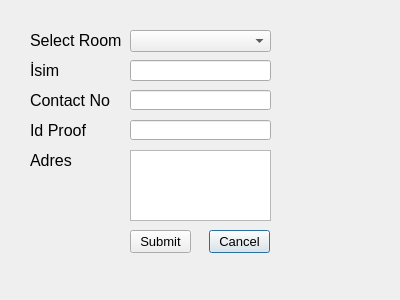
<?xml version="1.0" encoding="UTF-8"?>
<ui version="4.0">
 <class>OdaRezerve</class>
 <widget class="QDialog" name="OdaRezerve">
  <property name="geometry">
   <rect>
    <x>0</x>
    <y>0</y>
    <width>400</width>
    <height>300</height>
   </rect>
  </property>
  <property name="windowTitle">
   <string>Dialog</string>
  </property>
  <widget class="QLabel" name="label_5">
   <property name="geometry">
    <rect>
     <x>30</x>
     <y>120</y>
     <width>91</width>
     <height>21</height>
    </rect>
   </property>
   <property name="font">
    <font>
     <pointsize>12</pointsize>
    </font>
   </property>
   <property name="text">
    <string>Id Proof</string>
   </property>
  </widget>
  <widget class="QLineEdit" name="txtContactNumber">
   <property name="geometry">
    <rect>
     <x>130</x>
     <y>90</y>
     <width>141</width>
     <height>20</height>
    </rect>
   </property>
  </widget>
  <widget class="QLineEdit" name="txtIdProof">
   <property name="geometry">
    <rect>
     <x>130</x>
     <y>120</y>
     <width>141</width>
     <height>20</height>
    </rect>
   </property>
  </widget>
  <widget class="QTextEdit" name="txtAddress">
   <property name="geometry">
    <rect>
     <x>130</x>
     <y>150</y>
     <width>141</width>
     <height>71</height>
    </rect>
   </property>
  </widget>
  <widget class="QPushButton" name="btnCancel">
   <property name="geometry">
    <rect>
     <x>209</x>
     <y>230</y>
     <width>61</width>
     <height>23</height>
    </rect>
   </property>
   <property name="font">
    <font>
     <pointsize>10</pointsize>
    </font>
   </property>
   <property name="text">
    <string>Cancel</string>
   </property>
  </widget>
  <widget class="QComboBox" name="cmbRoomList">
   <property name="geometry">
    <rect>
     <x>130</x>
     <y>30</y>
     <width>141</width>
     <height>22</height>
    </rect>
   </property>
   <property name="font">
    <font>
     <pointsize>12</pointsize>
    </font>
   </property>
  </widget>
  <widget class="QPushButton" name="btnSubmit">
   <property name="geometry">
    <rect>
     <x>130</x>
     <y>230</y>
     <width>61</width>
     <height>23</height>
    </rect>
   </property>
   <property name="font">
    <font>
     <pointsize>10</pointsize>
    </font>
   </property>
   <property name="text">
    <string>Submit</string>
   </property>
  </widget>
  <widget class="QLabel" name="label_4">
   <property name="geometry">
    <rect>
     <x>30</x>
     <y>150</y>
     <width>91</width>
     <height>21</height>
    </rect>
   </property>
   <property name="font">
    <font>
     <pointsize>12</pointsize>
    </font>
   </property>
   <property name="text">
    <string>Adres</string>
   </property>
  </widget>
  <widget class="QLabel" name="label">
   <property name="geometry">
    <rect>
     <x>30</x>
     <y>30</y>
     <width>91</width>
     <height>21</height>
    </rect>
   </property>
   <property name="font">
    <font>
     <pointsize>12</pointsize>
    </font>
   </property>
   <property name="text">
    <string>Select Room</string>
   </property>
  </widget>
  <widget class="QLabel" name="label_3">
   <property name="geometry">
    <rect>
     <x>30</x>
     <y>90</y>
     <width>91</width>
     <height>21</height>
    </rect>
   </property>
   <property name="font">
    <font>
     <pointsize>12</pointsize>
    </font>
   </property>
   <property name="text">
    <string>Contact No</string>
   </property>
  </widget>
  <widget class="QLabel" name="label_2">
   <property name="geometry">
    <rect>
     <x>30</x>
     <y>60</y>
     <width>91</width>
     <height>21</height>
    </rect>
   </property>
   <property name="font">
    <font>
     <pointsize>12</pointsize>
    </font>
   </property>
   <property name="text">
    <string>İsim</string>
   </property>
  </widget>
  <widget class="QLineEdit" name="txtName">
   <property name="geometry">
    <rect>
     <x>130</x>
     <y>60</y>
     <width>141</width>
     <height>21</height>
    </rect>
   </property>
  </widget>
 </widget>
 <resources/>
 <connections/>
</ui>
